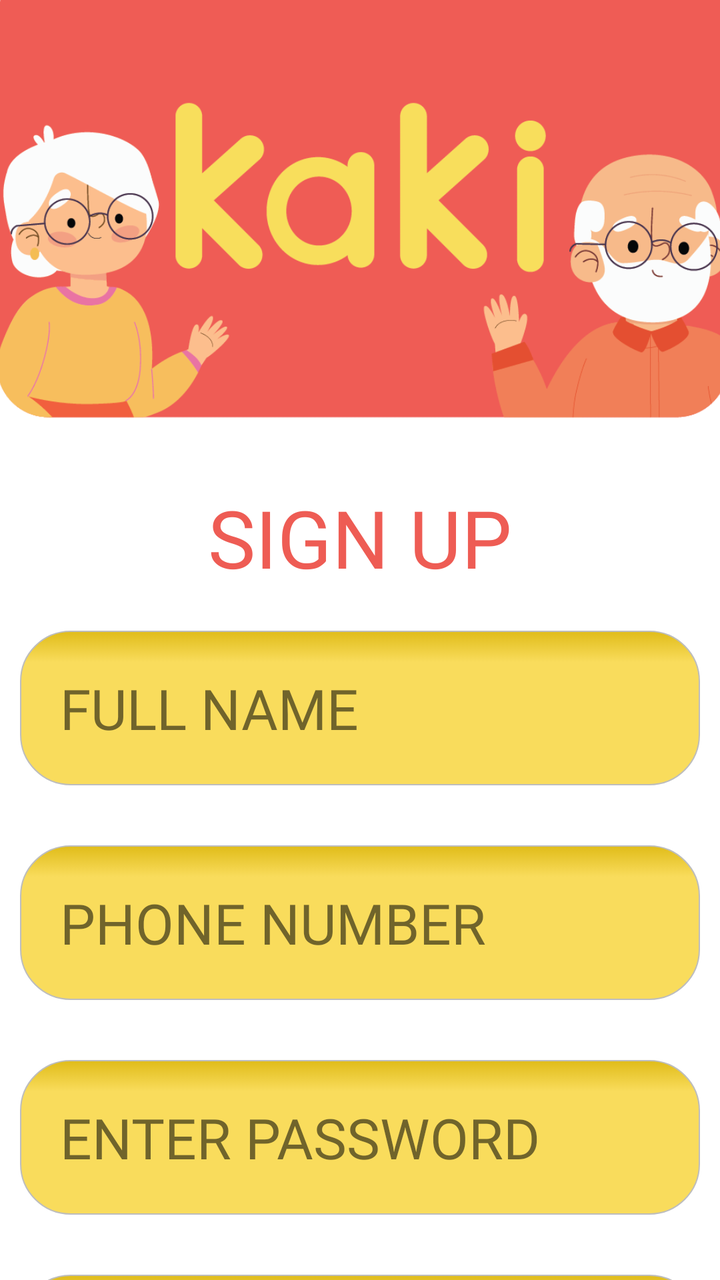
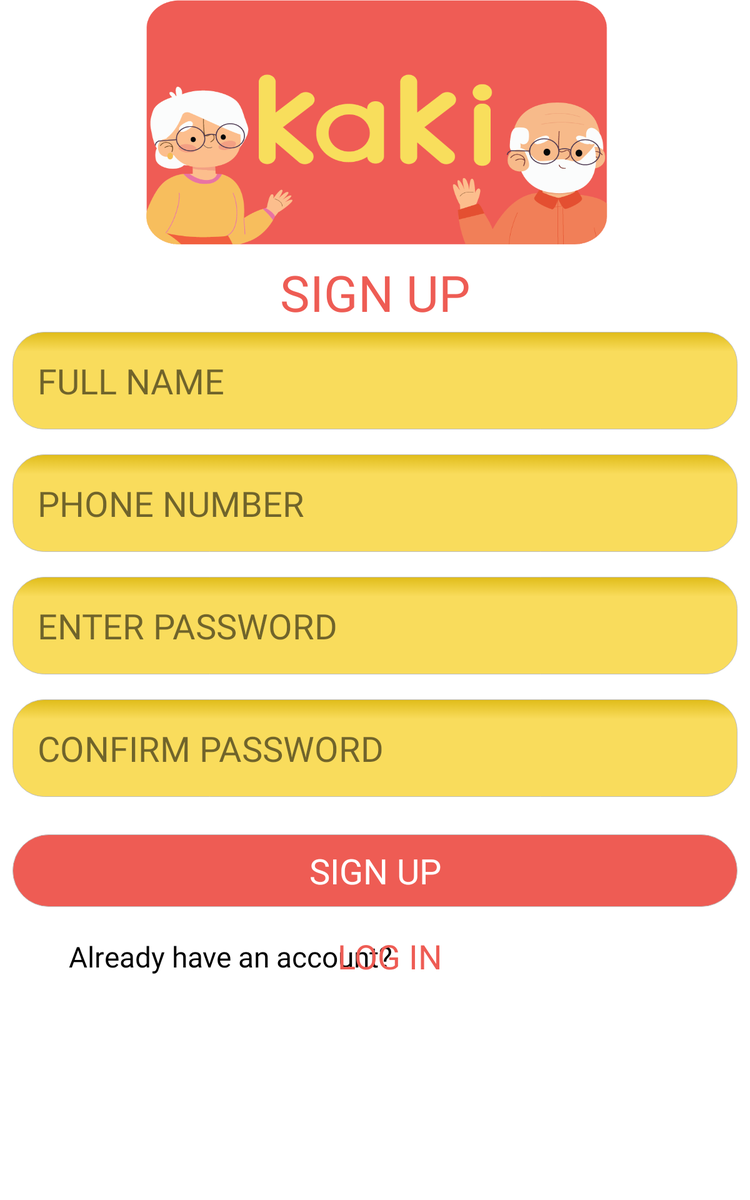

One screen, two layout resources from the same app: the default and the repository's alternative for another configuration. Each is rendered where Android would select it; the XML of both is given below.
<!-- AndroidManifest.xml: application theme Theme.KAKIHomeUI -->
<!-- res/layout/activity_sign_up.xml -->
<?xml version="1.0" encoding="utf-8"?>
<RelativeLayout xmlns:android="http://schemas.android.com/apk/res/android"
    xmlns:app="http://schemas.android.com/apk/res-auto"
    xmlns:tools="http://schemas.android.com/tools"
    android:layout_width="match_parent"
    android:layout_height="match_parent"
    tools:context=".sign_in">

    <ImageView
        android:id="@+id/imageView2"
        android:layout_width="397dp"
        android:layout_height="220dp"
        android:layout_centerHorizontal="true"
        android:layout_marginTop="2dp"
        android:scaleX="1.8"
        android:scaleY="1.8"
        app:srcCompat="@drawable/header" />

    <TextView
        android:id="@+id/signup_header"
        android:layout_width="match_parent"
        android:layout_height="wrap_content"
        android:layout_below="@+id/imageView2"
        android:layout_marginStart="50dp"
        android:layout_marginTop="20dp"
        android:layout_marginEnd="50dp"
        android:layout_marginBottom="20dp"
        android:fontFamily="@font/futura_bold"
        android:gravity="center"
        android:text="sign up"
        android:textAllCaps="true"
        android:textColor="#EE5C54"
        android:textSize="40dp" />

    <EditText
        android:id="@+id/full_name"
        android:layout_width="match_parent"
        android:layout_height="wrap_content"
        android:layout_below="@id/signup_header"
        android:layout_marginStart="10dp"
        android:layout_marginTop="0dp"
        android:layout_marginEnd="10dp"
        android:layout_marginBottom="10dp"
        android:background="@drawable/rounded_corner"
        android:fontFamily="@font/futura_bold"
        android:hint="FULL NAME"
        android:padding="20dp"
        android:textColorHint="#8F050505"
        android:textSize="28dp" />

    <EditText
        android:id="@+id/phone_number"
        android:layout_width="match_parent"
        android:layout_height="wrap_content"
        android:layout_below="@id/full_name"
        android:layout_marginStart="10dp"
        android:layout_marginTop="20dp"
        android:layout_marginEnd="10dp"
        android:layout_marginBottom="10dp"
        android:background="@drawable/rounded_corner"
        android:fontFamily="@font/futura_bold"
        android:hint="PHONE NUMBER"
        android:padding="20dp"
        android:textColorHint="#8F050505"
        android:textSize="28dp" />

    <EditText
        android:id="@+id/password"
        android:layout_width="match_parent"
        android:layout_height="wrap_content"
        android:layout_below="@id/phone_number"
        android:layout_marginStart="10dp"
        android:layout_marginTop="20dp"
        android:layout_marginEnd="10dp"
        android:layout_marginBottom="10dp"
        android:background="@drawable/rounded_corner"
        android:fontFamily="@font/futura_bold"
        android:hint="ENTER PASSWORD"
        android:padding="20dp"
        android:textColorHint="#8F050505"
        android:textSize="28dp" />

    <EditText
        android:id="@+id/password_conf"
        android:layout_width="match_parent"
        android:layout_height="wrap_content"
        android:layout_below="@id/password"
        android:layout_marginStart="10dp"
        android:layout_marginTop="20dp"
        android:layout_marginEnd="10dp"
        android:layout_marginBottom="10dp"
        android:background="@drawable/rounded_corner"
        android:fontFamily="@font/futura_bold"
        android:hint="CONFIRM PASSWORD"
        android:padding="20dp"
        android:textColorHint="#8F050505"
        android:textSize="28dp" />

    <LinearLayout
        android:layout_width="fill_parent"
        android:layout_height="fill_parent"
        android:layout_below="@id/password"
        android:layout_marginStart="10dp"
        android:layout_marginTop="10dp"
        android:layout_marginEnd="10dp"
        android:layout_marginBottom="10dp"
        android:orientation="vertical">


        <TextView
            android:id="@+id/have_account"
            android:layout_width="wrap_content"
            android:layout_height="wrap_content"
            android:layout_marginStart="35dp"
            android:layout_marginLeft="20dp"
            android:layout_marginTop="190dp"
            android:layout_marginEnd="10dp"
            android:layout_marginBottom="10dp"
            android:fontFamily="@font/futura_bold"
            android:padding="10dp"
            android:text="Already have an account?"
            android:textColor="@color/black"
            android:textSize="23dp" />


    </LinearLayout>

    <LinearLayout
        android:layout_width="fill_parent"
        android:layout_height="fill_parent"
        android:layout_below="@id/password"
        android:layout_marginStart="10dp"
        android:layout_marginTop="20dp"
        android:layout_marginEnd="10dp"
        android:layout_marginBottom="10dp"
        android:orientation="vertical">


        <TextView
            android:id="@+id/sign_in"
            android:layout_width="wrap_content"
            android:layout_height="wrap_content"
            android:layout_marginStart="260dp"
            android:layout_marginTop="187dp"
            android:fontFamily="@font/futura_bold"
            android:text="LOG IN"
            android:textColor="#EE5C54"
            android:textSize="27dp" />



    </LinearLayout>

    <EditText
        android:id="@+id/sign_up"
        android:layout_width="match_parent"
        android:layout_height="wrap_content"
        android:layout_below="@id/password_conf"
        android:layout_marginStart="10dp"
        android:layout_marginTop="20dp"
        android:layout_marginEnd="10dp"
        android:layout_marginBottom="10dp"
        android:background="@drawable/round_login"
        android:fontFamily="@font/futura_bold"
        android:hint="SIGN UP"
        android:textAlignment="center"
        android:padding="10dp"
        android:textColorHint="#FFFFFF"
        android:textSize="28dp" />




</RelativeLayout>
<!-- resources referenced by this layout -->
<resources>
  <color name="black">#FF000000</color>
  <!-- drawable round_login (drawable) -->
  <?xml version="1.0" encoding="utf-8"?>
  
  <selector xmlns:android="http://schemas.android.com/apk/res/android">
      <item android:state_pressed="true" android:state_focused="true">
          <shape>
              <solid android:color="#FF8000"/>
              <stroke
                  android:width="2.3dp"
                  android:color="#F9DC5C" />
              <corners
                  android:radius="15dp" />
          </shape>
      </item>
  
      <item android:state_pressed="true" android:state_focused="false">
          <shape>
              <solid android:color="#F9DC5C"/>
              <stroke
                  android:width="2.3dp"
                  android:color="#F9DC5C" />
              <corners
                  android:radius="15dp" />
          </shape>
      </item>
  
      <item android:state_pressed="false" android:state_focused="true">
          <shape>
              <solid android:color="#F9DC5C"/>
              <stroke
                  android:width="2.3dp"
                  android:color="#F9DC5C" />
              <corners
                  android:radius="15dp" />
          </shape>
      </item>
  
      <item android:state_pressed="false" android:state_focused="false">
          <shape>
              <gradient
                  android:centerY="0.2"
                  android:startColor="#EE5C54"
                  android:centerColor="#EE5C54"
                  android:endColor="#EE5C54"
                  android:angle="270"
                  />
              <stroke
                  android:width="0.7dp"
                  android:color="#BDBDBD" />
              <corners
                  android:radius="50dp" />
          </shape>
      </item>
      <item android:state_enabled="true">
          <shape>
              <padding
                  android:left="4dp"
                  android:top="4dp"
                  android:right="4dp"
                  android:bottom="4dp"
                  />
          </shape>
      </item>
  </selector>
  <style name="Theme.KAKIHomeUI" parent="Theme.MaterialComponents.DayNight.DarkActionBar">
          
          <item name="colorPrimary">@color/purple_500</item>
          <item name="colorPrimaryVariant">@color/purple_700</item>
          <item name="colorOnPrimary">@color/white</item>
          
          <item name="colorSecondary">@color/teal_200</item>
          <item name="colorSecondaryVariant">@color/teal_700</item>
          <item name="colorOnSecondary">@color/black</item>
          
          <item name="android:statusBarColor" tools:targetApi="l">?attr/colorPrimaryVariant</item>
          
      </style>
  <color name="purple_500">#FF6200EE</color>
  <color name="purple_700">#FF3700B3</color>
  <color name="white">#FFFFFFFF</color>
  <color name="teal_200">#FF03DAC5</color>
  <color name="teal_700">#FF018786</color>
</resources>
<!-- res/layout-large/activity_sign_up.xml (the repository's variant of the layout above) -->
<!-- drawn on a 7-inch tablet held upright -->
<?xml version="1.0" encoding="utf-8"?>
<RelativeLayout xmlns:android="http://schemas.android.com/apk/res/android"
    xmlns:app="http://schemas.android.com/apk/res-auto"
    xmlns:tools="http://schemas.android.com/tools"
    android:layout_width="match_parent"
    android:layout_height="match_parent"
    tools:context=".sign_in">

    <ImageView
        android:id="@+id/imageView2"
        android:layout_width="397dp"
        android:layout_height="190dp"
        android:layout_centerHorizontal="true"
        android:layout_marginTop="17dp"
        android:scaleX="2.1"
        android:scaleY="1.8"
        app:srcCompat="@drawable/header" />

    <TextView
        android:id="@+id/signup_header"
        android:layout_width="match_parent"
        android:layout_height="wrap_content"
        android:layout_below="@+id/imageView2"
        android:layout_marginStart="50dp"
        android:layout_marginTop="0dp"
        android:layout_marginEnd="50dp"
        android:layout_marginBottom="5dp"
        android:fontFamily="@font/futura_bold"
        android:gravity="center"
        android:text="sign up"
        android:textAllCaps="true"
        android:textColor="#EE5C54"
        android:textSize="40dp" />

    <EditText
        android:id="@+id/full_name"
        android:layout_width="match_parent"
        android:layout_height="wrap_content"
        android:layout_below="@id/signup_header"
        android:layout_marginStart="10dp"
        android:layout_marginTop="0dp"
        android:layout_marginEnd="10dp"
        android:layout_marginBottom="0dp"
        android:background="@drawable/rounded_corner"
        android:fontFamily="@font/futura_bold"
        android:hint="FULL NAME"
        android:padding="20dp"
        android:textColorHint="#8F050505"
        android:textSize="28dp" />

    <EditText
        android:id="@+id/phone_number"
        android:layout_width="match_parent"
        android:layout_height="wrap_content"
        android:layout_below="@id/full_name"
        android:layout_marginStart="10dp"
        android:layout_marginTop="20dp"
        android:layout_marginEnd="10dp"
        android:layout_marginBottom="0dp"
        android:background="@drawable/rounded_corner"
        android:fontFamily="@font/futura_bold"
        android:hint="PHONE NUMBER"
        android:padding="20dp"
        android:textColorHint="#8F050505"
        android:textSize="28dp" />

    <EditText
        android:id="@+id/password"
        android:layout_width="match_parent"
        android:layout_height="wrap_content"
        android:layout_below="@id/phone_number"
        android:layout_marginStart="10dp"
        android:layout_marginTop="20dp"
        android:layout_marginEnd="10dp"
        android:layout_marginBottom="0dp"
        android:background="@drawable/rounded_corner"
        android:fontFamily="@font/futura_bold"
        android:hint="ENTER PASSWORD"
        android:padding="20dp"
        android:textColorHint="#8F050505"
        android:textSize="28dp" />

    <EditText
        android:id="@+id/password_conf"
        android:layout_width="match_parent"
        android:layout_height="wrap_content"
        android:layout_below="@id/password"
        android:layout_marginStart="10dp"
        android:layout_marginTop="20dp"
        android:layout_marginEnd="10dp"
        android:layout_marginBottom="10dp"
        android:background="@drawable/rounded_corner"
        android:fontFamily="@font/futura_bold"
        android:hint="CONFIRM PASSWORD"
        android:padding="20dp"
        android:textColorHint="#8F050505"
        android:textSize="28dp" />

    <LinearLayout
        android:layout_width="fill_parent"
        android:layout_height="fill_parent"
        android:layout_below="@id/password"
        android:layout_marginStart="10dp"
        android:layout_marginTop="10dp"
        android:layout_marginEnd="10dp"
        android:layout_marginBottom="10dp"
        android:orientation="vertical">


        <TextView
            android:id="@+id/have_account"
            android:layout_width="wrap_content"
            android:layout_height="wrap_content"
            android:layout_marginStart="35dp"
            android:layout_marginLeft="20dp"
            android:layout_marginTop="190dp"
            android:layout_marginEnd="10dp"
            android:layout_marginBottom="10dp"
            android:fontFamily="@font/futura_bold"
            android:padding="10dp"
            android:text="Already have an account?"
            android:textColor="@color/black"
            android:textSize="23dp" />


    </LinearLayout>

    <LinearLayout
        android:layout_width="fill_parent"
        android:layout_height="fill_parent"
        android:layout_below="@id/password"
        android:layout_marginStart="10dp"
        android:layout_marginTop="20dp"
        android:layout_marginEnd="10dp"
        android:layout_marginBottom="10dp"
        android:orientation="vertical">


        <TextView
            android:id="@+id/sign_in"
            android:layout_width="wrap_content"
            android:layout_height="wrap_content"
            android:layout_marginStart="260dp"
            android:layout_marginTop="187dp"
            android:fontFamily="@font/futura_bold"
            android:text="LOG IN"
            android:textColor="#EE5C54"
            android:textSize="27dp" />


    </LinearLayout>

    <TextView
        android:id="@+id/sign_up"
        android:layout_width="match_parent"
        android:layout_height="wrap_content"
        android:layout_below="@id/password_conf"
        android:layout_marginStart="10dp"
        android:layout_marginTop="20dp"
        android:layout_marginEnd="10dp"
        android:layout_marginBottom="10dp"
        android:background="@drawable/round_login"
        android:fontFamily="@font/futura_bold"
        android:hint="SIGN UP"
        android:padding="10dp"
        android:textAlignment="center"
        android:textColorHint="#FFFFFF"
        android:textSize="28dp" />




</RelativeLayout>
